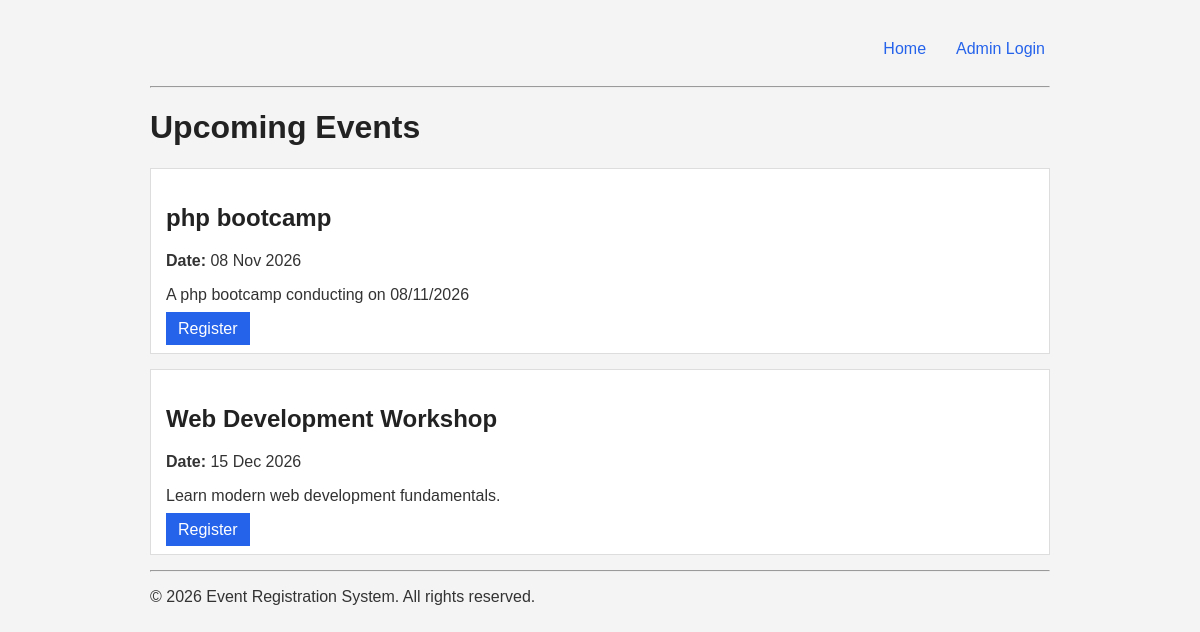
The page / on the database its author committed.
### tables this page shows
CREATE TABLE `events` (
  `id` int(11) NOT NULL,
  `name` varchar(150) NOT NULL,
  `event_date` date NOT NULL,
  `description` text NOT NULL,
  `created_at` timestamp NULL DEFAULT current_timestamp()
);

### index.php (the view, shortened to what this page needs)
<?php
require_once "config/database.php";
$sql = "SELECT * FROM events
        WHERE event_date >= CURDATE()
        ORDER BY event_date ASC";
$stmt = $pdo->prepare($sql);
$stmt->execute();
$events = $stmt->fetchAll(PDO::FETCH_ASSOC);
include "includes/header.php";
?>
<main>
    <h1>Upcoming Events</h1>
    <?php if (count($events) > 0): ?>
        <?php foreach ($events as $event): ?>
            <div class="event-card">
                <h2>
                    <?= htmlspecialchars($event['name'], ENT_QUOTES, 'UTF-8'); ?>
                </h2>
                <p>
                    <strong>Date:</strong>
                    <?= date('d M Y', strtotime($event['event_date'])); ?>
                </p>
                <p>
                    <?= htmlspecialchars($event['description'], ENT_QUOTES, 'UTF-8'); ?>
                </p>
                <a href="register.php?event_id=<?= (int) $event['id']; ?>">
                    Register
                </a>
            </div>
        <?php endforeach; ?>
    <?php else: ?>
        <p>No upcoming events available.</p>
    <?php endif; ?>
</main>
<?php include "includes/footer.php"; ?>

### assets/css/style.css (style rules this page uses)
body { font-family: Arial, sans-serif; background-color: #f4f4f4; color: #333; margin: 20px; }
h1, h2 { color: #222; }
.event-card { background: white; padding: 15px; margin-bottom: 15px; border: 1px solid #ddd; }
a, button { background: #2563eb; color: white; padding: 8px 12px; text-decoration: none; border: none; cursor: pointer; }

### rows shown on the page
events: name "php bootcamp", event_date "08 Nov 2026", description "A php bootcamp conducting on 08/11/2026"
events: name "Web Development Workshop", event_date "15 Dec 2026", description "Learn modern web development fundamentals."
